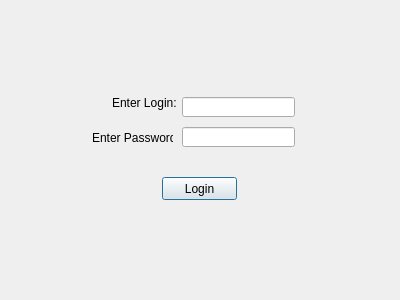
<?xml version="1.0" encoding="UTF-8"?>
<ui version="4.0">
 <class>adlogin</class>
 <widget class="QDialog" name="adlogin">
  <property name="geometry">
   <rect>
    <x>0</x>
    <y>0</y>
    <width>400</width>
    <height>300</height>
   </rect>
  </property>
  <property name="windowTitle">
   <string>Dialog</string>
  </property>
  <widget class="QLabel" name="LoginLabel">
   <property name="geometry">
    <rect>
     <x>112</x>
     <y>87</y>
     <width>71</width>
     <height>31</height>
    </rect>
   </property>
   <property name="text">
    <string>Enter Login:</string>
   </property>
  </widget>
  <widget class="QLineEdit" name="UsernameInput">
   <property name="geometry">
    <rect>
     <x>182</x>
     <y>97</y>
     <width>113</width>
     <height>20</height>
    </rect>
   </property>
  </widget>
  <widget class="QPushButton" name="LoginButton">
   <property name="geometry">
    <rect>
     <x>162</x>
     <y>177</y>
     <width>75</width>
     <height>23</height>
    </rect>
   </property>
   <property name="text">
    <string>Login</string>
   </property>
  </widget>
  <widget class="QLineEdit" name="PasswordInput">
   <property name="geometry">
    <rect>
     <x>182</x>
     <y>127</y>
     <width>113</width>
     <height>20</height>
    </rect>
   </property>
  </widget>
  <widget class="QLabel" name="PasswordLabel">
   <property name="geometry">
    <rect>
     <x>92</x>
     <y>127</y>
     <width>81</width>
     <height>21</height>
    </rect>
   </property>
   <property name="text">
    <string>Enter Password:</string>
   </property>
  </widget>
 </widget>
 <resources/>
 <connections/>
</ui>
